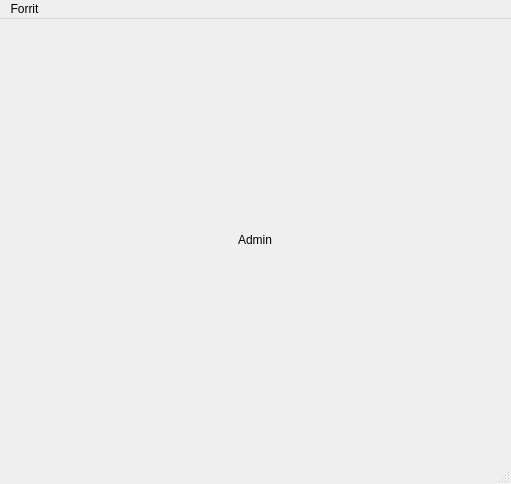
<?xml version="1.0" encoding="UTF-8"?>
<ui version="4.0">
 <class>AdminWindow</class>
 <widget class="QMainWindow" name="AdminWindow">
  <property name="geometry">
   <rect>
    <x>0</x>
    <y>0</y>
    <width>511</width>
    <height>484</height>
   </rect>
  </property>
  <property name="windowTitle">
   <string>Hraun Hótel - Stjórnandi</string>
  </property>
  <widget class="QWidget" name="centralwidget">
   <layout class="QHBoxLayout" name="horizontalLayout_2">
    <item>
     <layout class="QHBoxLayout" name="horizontalLayout">
      <item alignment="Qt::AlignHCenter|Qt::AlignVCenter">
       <widget class="QLabel" name="label">
        <property name="text">
         <string>Admin</string>
        </property>
       </widget>
      </item>
     </layout>
    </item>
   </layout>
  </widget>
  <widget class="QMenuBar" name="menubar">
   <property name="geometry">
    <rect>
     <x>0</x>
     <y>0</y>
     <width>511</width>
     <height>22</height>
    </rect>
   </property>
   <widget class="QMenu" name="menuForrit">
    <property name="title">
     <string>Forrit</string>
    </property>
    <addaction name="actionSkra_ut"/>
    <addaction name="actionH_tta"/>
   </widget>
   <addaction name="menuForrit"/>
  </widget>
  <widget class="QStatusBar" name="statusbar"/>
  <action name="actionSkra_ut">
   <property name="text">
    <string>Skrá út</string>
   </property>
  </action>
  <action name="actionH_tta">
   <property name="text">
    <string>Hætta</string>
   </property>
  </action>
 </widget>
 <resources/>
 <connections/>
</ui>
